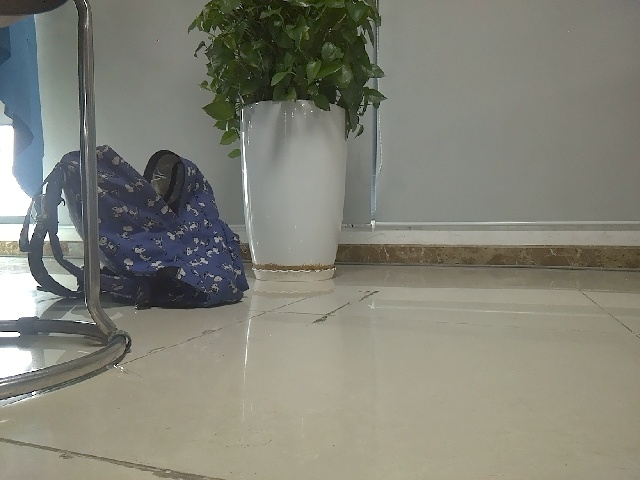
#> input picture snap_raw.jpg, 640 x 480 px
$ python tune_hsv.py ../../../../snap_raw.jpg
#> lines starting #> are read from the running program, lines starting #| are printed output that depends on the picture; after the words box and inside, x2 and y2 are one past the last pixel; in counts of white or black regions, pixels touching at a corner belong together
#!/usr/bin/env python3
"""Find HSV colour ranges (traffic light lamps, coloured markers) with sliders.
Runs on a laptop with a screen:  python3 tune_hsv.py frame.jpg
Move the sliders until only the object stays white in the mask, then press q: the range
is printed in the format of light.py (OpenCV hue is 0..179; red needs two ranges, one
near 0 and one near 179).
"""
import sys

import cv2
import numpy as np


def main():
    if len(sys.argv) < 2:
        sys.exit(__doc__)
    img = cv2.imread(sys.argv[1])
#> img is the input picture: shape (480, 640, 3); mean B, G, R 118.8, 130, 129.8
    if img is None:
        sys.exit('cannot read ' + sys.argv[1])
    hsv = cv2.cvtColor(img, cv2.COLOR_BGR2HSV)
#> hsv: shape (480, 640, 3); mean H, S, V 40.7, 37.6, 133.6
    win = 'tune_hsv (q to quit)'
    cv2.namedWindow(win, cv2.WINDOW_NORMAL)
    for name, value, top in (('H low', 0, 179), ('H high', 179, 179), ('S low', 100, 255),
                             ('S high', 255, 255), ('V low', 120, 255), ('V high', 255, 255)):
        cv2.createTrackbar(name, win, value, top, lambda v: None)
    while True:
        lo = tuple(cv2.getTrackbarPos(n, win) for n in ('H low', 'S low', 'V low'))
        hi = tuple(cv2.getTrackbarPos(n, win) for n in ('H high', 'S high', 'V high'))
        mask = cv2.inRange(hsv, np.array(lo, np.uint8), np.array(hi, np.uint8))
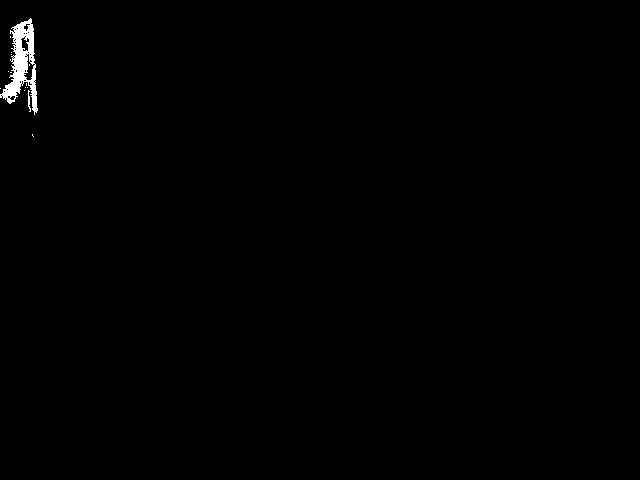
#> mask: shape (480, 640); 0.51% white; 14 white regions (12 under 20 px), largest, box (x1, y1, x2, y2) and area: (0, 18, 38, 115) 1499, (28, 90, 31, 112) 35
        cv2.imshow(win, np.hstack([img, cv2.cvtColor(mask, cv2.COLOR_GRAY2BGR)]))
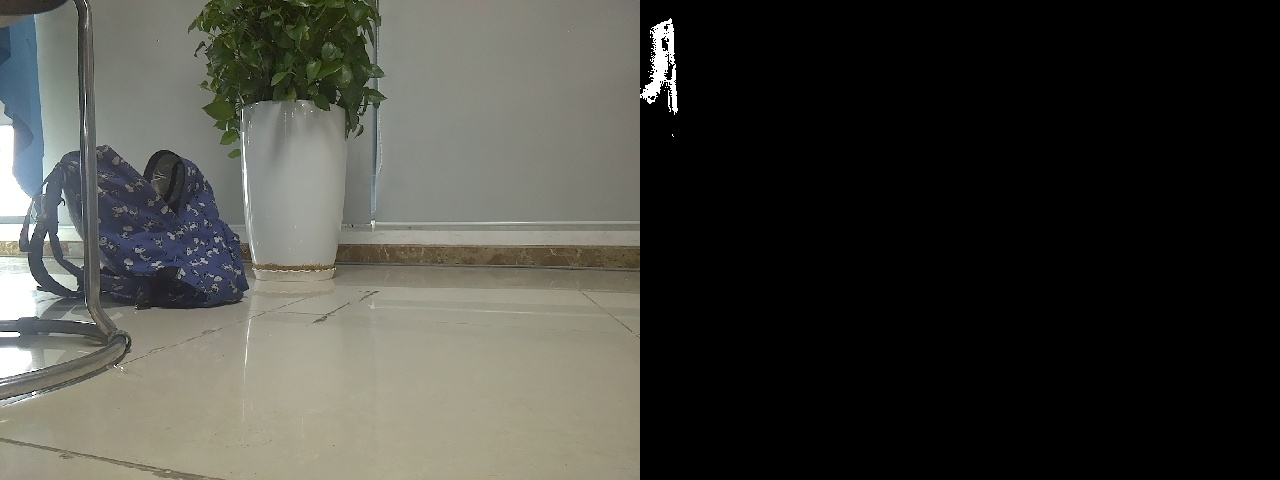
#> window 'tune_hsv (q to quit)': shape (480, 1280, 3); mean B, G, R 60, 65.6, 65.5
        if cv2.waitKey(50) & 0xFF == ord('q'):
#> (key q is pressed here)
            break
    cv2.destroyAllWindows()
    print(f'range: ({lo}, {hi})')


if __name__ == '__main__':
    main()
